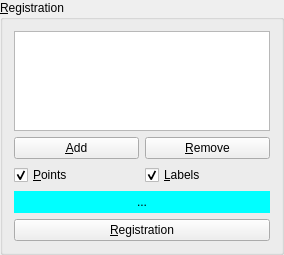
        <widget class="QGroupBox" name="registrationGroupBox">
         <property name="enabled">
          <bool>true</bool>
         </property>
         <property name="sizePolicy">
          <sizepolicy hsizetype="Preferred" vsizetype="Preferred">
           <horstretch>0</horstretch>
           <verstretch>0</verstretch>
          </sizepolicy>
         </property>
         <property name="title">
          <string>&amp;Registration</string>
         </property>
         <layout class="QGridLayout" name="gridLayout_2">
          <item row="0" column="0" colspan="2">
           <widget class="QListWidget" name="pointList">
            <property name="sizePolicy">
             <sizepolicy hsizetype="Expanding" vsizetype="Minimum">
              <horstretch>0</horstretch>
              <verstretch>0</verstretch>
             </sizepolicy>
            </property>
            <property name="minimumSize">
             <size>
              <width>0</width>
              <height>100</height>
             </size>
            </property>
            <property name="maximumSize">
             <size>
              <width>16777215</width>
              <height>100</height>
             </size>
            </property>
            <property name="editTriggers">
             <set>QAbstractItemView::NoEditTriggers</set>
            </property>
            <property name="selectionMode">
             <enum>QAbstractItemView::ExtendedSelection</enum>
            </property>
            <property name="viewMode">
             <enum>QListView::ListMode</enum>
            </property>
           </widget>
          </item>
          <item row="1" column="0">
           <widget class="QPushButton" name="addPointButton">
            <property name="text">
             <string>&amp;Add</string>
            </property>
           </widget>
          </item>
          <item row="1" column="1">
           <widget class="QPushButton" name="removePointButton">
            <property name="text">
             <string>&amp;Remove</string>
            </property>
           </widget>
          </item>
          <item row="2" column="0">
           <widget class="QCheckBox" name="showPointsCheckBox">
            <property name="text">
             <string>&amp;Points</string>
            </property>
            <property name="checked">
             <bool>true</bool>
            </property>
           </widget>
          </item>
          <item row="2" column="1">
           <widget class="QCheckBox" name="showPointLabelsCheckBox">
            <property name="text">
             <string>&amp;Labels</string>
            </property>
            <property name="checked">
             <bool>true</bool>
            </property>
           </widget>
          </item>
          <item row="3" column="0" colspan="2">
           <widget class="QPushButton" name="changeColorButton">
            <property name="palette">
             <palette>
              <active>
               <colorrole role="WindowText">
                <brush brushstyle="SolidPattern">
                 <color alpha="255">
                  <red>0</red>
                  <green>0</green>
                  <blue>0</blue>
                 </color>
                </brush>
               </colorrole>
               <colorrole role="Button">
                <brush brushstyle="SolidPattern">
                 <color alpha="255">
                  <red>0</red>
                  <green>255</green>
                  <blue>255</blue>
                 </color>
                </brush>
               </colorrole>
               <colorrole role="Light">
                <brush brushstyle="SolidPattern">
                 <color alpha="255">
                  <red>127</red>
                  <green>255</green>
                  <blue>255</blue>
                 </color>
                </brush>
               </colorrole>
               <colorrole role="Midlight">
                <brush brushstyle="SolidPattern">
                 <color alpha="255">
                  <red>63</red>
                  <green>255</green>
                  <blue>255</blue>
                 </color>
                </brush>
               </colorrole>
               <colorrole role="Dark">
                <brush brushstyle="SolidPattern">
                 <color alpha="255">
                  <red>0</red>
                  <green>127</green>
                  <blue>127</blue>
                 </color>
                </brush>
               </colorrole>
               <colorrole role="Mid">
                <brush brushstyle="SolidPattern">
                 <color alpha="255">
                  <red>0</red>
                  <green>170</green>
                  <blue>170</blue>
                 </color>
                </brush>
               </colorrole>
               <colorrole role="Text">
                <brush brushstyle="SolidPattern">
                 <color alpha="255">
                  <red>0</red>
                  <green>0</green>
                  <blue>0</blue>
                 </color>
                </brush>
               </colorrole>
               <colorrole role="BrightText">
                <brush brushstyle="SolidPattern">
                 <color alpha="255">
                  <red>255</red>
                  <green>255</green>
                  <blue>255</blue>
                 </color>
                </brush>
               </colorrole>
               <colorrole role="ButtonText">
                <brush brushstyle="SolidPattern">
                 <color alpha="255">
                  <red>0</red>
                  <green>0</green>
                  <blue>0</blue>
                 </color>
                </brush>
               </colorrole>
               <colorrole role="Base">
                <brush brushstyle="SolidPattern">
                 <color alpha="255">
                  <red>255</red>
                  <green>255</green>
                  <blue>255</blue>
                 </color>
                </brush>
               </colorrole>
               <colorrole role="Window">
                <brush brushstyle="SolidPattern">
                 <color alpha="255">
                  <red>0</red>
                  <green>255</green>
                  <blue>255</blue>
                 </color>
                </brush>
               </colorrole>
               <colorrole role="Shadow">
                <brush brushstyle="SolidPattern">
                 <color alpha="255">
                  <red>0</red>
                  <green>0</green>
                  <blue>0</blue>
                 </color>
                </brush>
               </colorrole>
               <colorrole role="AlternateBase">
                <brush brushstyle="SolidPattern">
                 <color alpha="255">
                  <red>127</red>
                  <green>255</green>
                  <blue>255</blue>
                 </color>
                </brush>
               </colorrole>
               <colorrole role="ToolTipBase">
                <brush brushstyle="SolidPattern">
                 <color alpha="255">
                  <red>255</red>
                  <green>255</green>
                  <blue>220</blue>
                 </color>
                </brush>
               </colorrole>
               <colorrole role="ToolTipText">
                <brush brushstyle="SolidPattern">
                 <color alpha="255">
                  <red>0</red>
                  <green>0</green>
                  <blue>0</blue>
                 </color>
                </brush>
               </colorrole>
              </active>
              <inactive>
               <colorrole role="WindowText">
                <brush brushstyle="SolidPattern">
                 <color alpha="255">
                  <red>0</red>
                  <green>0</green>
                  <blue>0</blue>
                 </color>
                </brush>
               </colorrole>
               <colorrole role="Button">
                <brush brushstyle="SolidPattern">
                 <color alpha="255">
                  <red>0</red>
                  <green>255</green>
                  <blue>255</blue>
                 </color>
                </brush>
               </colorrole>
               <colorrole role="Light">
                <brush brushstyle="SolidPattern">
                 <color alpha="255">
                  <red>127</red>
                  <green>255</green>
                  <blue>255</blue>
                 </color>
                </brush>
               </colorrole>
               <colorrole role="Midlight">
                <brush brushstyle="SolidPattern">
                 <color alpha="255">
                  <red>63</red>
                  <green>255</green>
                  <blue>255</blue>
                 </color>
                </brush>
               </colorrole>
               <colorrole role="Dark">
                <brush brushstyle="SolidPattern">
                 <color alpha="255">
                  <red>0</red>
                  <green>127</green>
                  <blue>127</blue>
                 </color>
                </brush>
               </colorrole>
               <colorrole role="Mid">
                <brush brushstyle="SolidPattern">
                 <color alpha="255">
                  <red>0</red>
                  <green>170</green>
                  <blue>170</blue>
                 </color>
                </brush>
               </colorrole>
               <colorrole role="Text">
                <brush brushstyle="SolidPattern">
                 <color alpha="255">
                  <red>0</red>
                  <green>0</green>
                  <blue>0</blue>
                 </color>
                </brush>
               </colorrole>
               <colorrole role="BrightText">
                <brush brushstyle="SolidPattern">
                 <color alpha="255">
                  <red>255</red>
                  <green>255</green>
                  <blue>255</blue>
                 </color>
                </brush>
               </colorrole>
               <colorrole role="ButtonText">
                <brush brushstyle="SolidPattern">
                 <color alpha="255">
                  <red>0</red>
                  <green>0</green>
                  <blue>0</blue>
                 </color>
                </brush>
               </colorrole>
               <colorrole role="Base">
                <brush brushstyle="SolidPattern">
                 <color alpha="255">
                  <red>255</red>
                  <green>255</green>
                  <blue>255</blue>
                 </color>
                </brush>
               </colorrole>
               <colorrole role="Window">
                <brush brushstyle="SolidPattern">
                 <color alpha="255">
                  <red>0</red>
                  <green>255</green>
                  <blue>255</blue>
                 </color>
                </brush>
               </colorrole>
               <colorrole role="Shadow">
                <brush brushstyle="SolidPattern">
                 <color alpha="255">
                  <red>0</red>
                  <green>0</green>
                  <blue>0</blue>
                 </color>
                </brush>
               </colorrole>
               <colorrole role="AlternateBase">
                <brush brushstyle="SolidPattern">
                 <color alpha="255">
                  <red>127</red>
                  <green>255</green>
                  <blue>255</blue>
                 </color>
                </brush>
               </colorrole>
               <colorrole role="ToolTipBase">
                <brush brushstyle="SolidPattern">
                 <color alpha="255">
                  <red>255</red>
                  <green>255</green>
                  <blue>220</blue>
                 </color>
                </brush>
               </colorrole>
               <colorrole role="ToolTipText">
                <brush brushstyle="SolidPattern">
                 <color alpha="255">
                  <red>0</red>
                  <green>0</green>
                  <blue>0</blue>
                 </color>
                </brush>
               </colorrole>
              </inactive>
              <disabled>
               <colorrole role="WindowText">
                <brush brushstyle="SolidPattern">
                 <color alpha="255">
                  <red>0</red>
                  <green>127</green>
                  <blue>127</blue>
                 </color>
                </brush>
               </colorrole>
               <colorrole role="Button">
                <brush brushstyle="SolidPattern">
                 <color alpha="255">
                  <red>0</red>
                  <green>255</green>
                  <blue>255</blue>
                 </color>
                </brush>
               </colorrole>
               <colorrole role="Light">
                <brush brushstyle="SolidPattern">
                 <color alpha="255">
                  <red>127</red>
                  <green>255</green>
                  <blue>255</blue>
                 </color>
                </brush>
               </colorrole>
               <colorrole role="Midlight">
                <brush brushstyle="SolidPattern">
                 <color alpha="255">
                  <red>63</red>
                  <green>255</green>
                  <blue>255</blue>
                 </color>
                </brush>
               </colorrole>
               <colorrole role="Dark">
                <brush brushstyle="SolidPattern">
                 <color alpha="255">
                  <red>0</red>
                  <green>127</green>
                  <blue>127</blue>
                 </color>
                </brush>
               </colorrole>
               <colorrole role="Mid">
                <brush brushstyle="SolidPattern">
                 <color alpha="255">
                  <red>0</red>
                  <green>170</green>
                  <blue>170</blue>
                 </color>
                </brush>
               </colorrole>
               <colorrole role="Text">
                <brush brushstyle="SolidPattern">
                 <color alpha="255">
                  <red>0</red>
                  <green>127</green>
                  <blue>127</blue>
                 </color>
                </brush>
               </colorrole>
               <colorrole role="BrightText">
                <brush brushstyle="SolidPattern">
                 <color alpha="255">
                  <red>255</red>
                  <green>255</green>
                  <blue>255</blue>
                 </color>
                </brush>
               </colorrole>
               <colorrole role="ButtonText">
                <brush brushstyle="SolidPattern">
                 <color alpha="255">
                  <red>0</red>
                  <green>127</green>
                  <blue>127</blue>
                 </color>
                </brush>
               </colorrole>
               <colorrole role="Base">
                <brush brushstyle="SolidPattern">
                 <color alpha="255">
                  <red>0</red>
                  <green>255</green>
                  <blue>255</blue>
                 </color>
                </brush>
               </colorrole>
               <colorrole role="Window">
                <brush brushstyle="SolidPattern">
                 <color alpha="255">
                  <red>0</red>
                  <green>255</green>
                  <blue>255</blue>
                 </color>
                </brush>
               </colorrole>
               <colorrole role="Shadow">
                <brush brushstyle="SolidPattern">
                 <color alpha="255">
                  <red>0</red>
                  <green>0</green>
                  <blue>0</blue>
                 </color>
                </brush>
               </colorrole>
               <colorrole role="AlternateBase">
                <brush brushstyle="SolidPattern">
                 <color alpha="255">
                  <red>0</red>
                  <green>255</green>
                  <blue>255</blue>
                 </color>
                </brush>
               </colorrole>
               <colorrole role="ToolTipBase">
                <brush brushstyle="SolidPattern">
                 <color alpha="255">
                  <red>255</red>
                  <green>255</green>
                  <blue>220</blue>
                 </color>
                </brush>
               </colorrole>
               <colorrole role="ToolTipText">
                <brush brushstyle="SolidPattern">
                 <color alpha="255">
                  <red>0</red>
                  <green>0</green>
                  <blue>0</blue>
                 </color>
                </brush>
               </colorrole>
              </disabled>
             </palette>
            </property>
            <property name="autoFillBackground">
             <bool>true</bool>
            </property>
            <property name="text">
             <string>...</string>
            </property>
            <property name="flat">
             <bool>true</bool>
            </property>
           </widget>
          </item>
          <item row="4" column="0" colspan="2">
           <widget class="QPushButton" name="registrationButton">
            <property name="text">
             <string>&amp;Registration</string>
            </property>
           </widget>
          </item>
         </layout>
        </widget>
